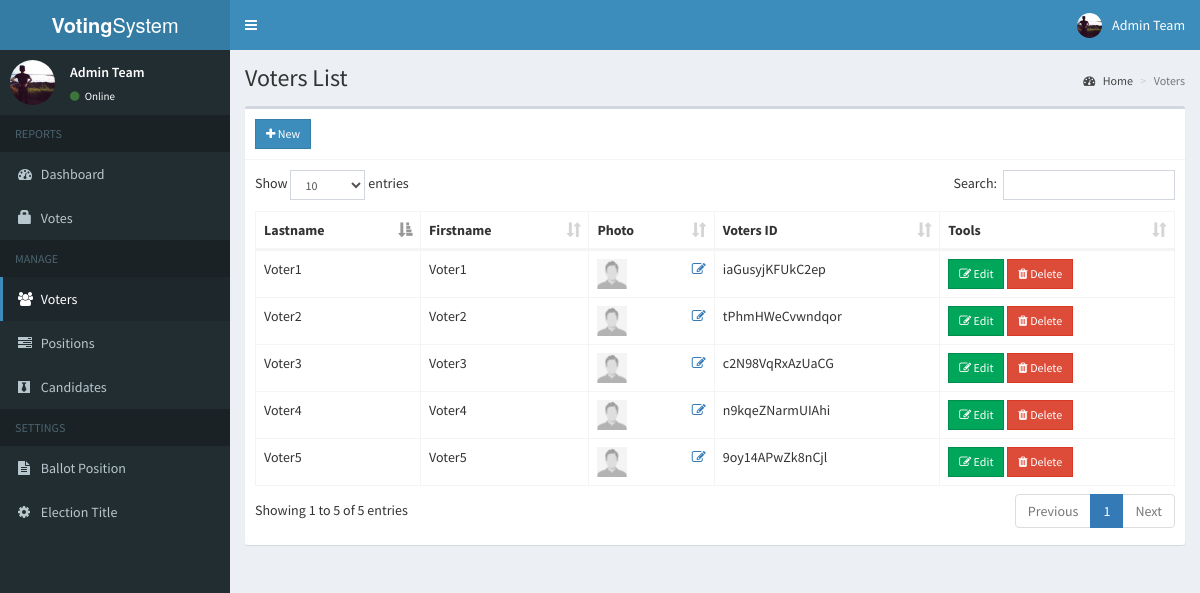
The app's page /sample/admin/voters.php (signed in) with its own data.
### tables this page shows
CREATE TABLE `voters` (
  `id` int(11) NOT NULL,
  `voters_id` varchar(15) NOT NULL,
  `password` varchar(60) NOT NULL,
  `firstname` varchar(30) NOT NULL,
  `lastname` varchar(30) NOT NULL,
  `photo` varchar(150) NOT NULL
);

### sample/admin/includes/session.php (called while the page is built, shortened)
<?php
	include 'includes/conn.php';
	$sql = "SELECT * FROM admin WHERE id = '".$_SESSION['admin']."'";
	$query = $conn->query($sql);
	$user = $query->fetch_assoc();
?>

### sample/admin/voters.php (the view, shortened to what this page needs)
<?php include 'includes/session.php'; ?>
<?php include 'includes/header.php'; ?>
<body class="hold-transition skin-blue sidebar-mini">
<div class="wrapper">
  <?php include 'includes/navbar.php'; ?>
  <?php include 'includes/menubar.php'; ?>
  <div class="content-wrapper">
    <section class="content-header">
      <h1>
        Voters List
      </h1>
      <ol class="breadcrumb">
        <li><a href="#"><i class="fa fa-dashboard"></i> Home</a></li>
        <li class="active">Voters</li>
      </ol>
    </section>
    <section class="content">
      <div class="row">
        <div class="col-xs-12">
          <div class="box">
            <div class="box-header with-border">
              <a href="#addnew" data-toggle="modal" class="btn btn-primary btn-sm btn-flat"><i class="fa fa-plus"></i> New</a>
            </div>
            <div class="box-body">
              <table id="example1" class="table table-bordered">
                <thead>
                  <th>Lastname</th>
                  <th>Firstname</th>
                  <th>Photo</th>
                  <th>Voters ID</th>
                  <th>Tools</th>
                </thead>
                <tbody>
                  <?php
                    $sql = "SELECT * FROM voters";
                    $query = $conn->query($sql);
                    while($row = $query->fetch_assoc()){
                      $image = (!empty($row['photo'])) ? '../images/'.$row['photo'] : '../images/profile.jpg';
                      echo "
                        <tr>
                          <td>".$row['lastname']."</td>
                          <td>".$row['firstname']."</td>
                          <td>
                            <img src='".$image."' width='30px' height='30px'>
                            <a href='#edit_photo' data-toggle='modal' class='pull-right photo' data-id='".$row['id']."'><span class='fa fa-edit'></span></a>
                          </td>
                          <td>".$row['voters_id']."</td>
                          <td>
                            <button class='btn btn-success btn-sm edit btn-flat' data-id='".$row['id']."'><i class='fa fa-edit'></i> Edit</button>
                            <button class='btn btn-danger btn-sm delete btn-flat' data-id='".$row['id']."'><i class='fa fa-trash'></i> Delete</button>
                          </td>
                        </tr>
                      ";
                    }
                  ?>
                </tbody>
              </table>
            </div>
          </div>
        </div>
      </div>
    </section>
  </div>
</div>
</body>
</html>

### sample/admin/includes/navbar.php (shortened to what this page needs)
<header class="main-header">
  <a href="#" class="logo">
    <span class="logo-lg"><b>Voting</b>System</span>
  </a>
  <nav class="navbar navbar-static-top">
    <a href="#" class="sidebar-toggle" data-toggle="push-menu" role="button">
    </a>
    <div class="navbar-custom-menu">
      <ul class="nav navbar-nav">
        <li class="dropdown user user-menu">
          <a href="#" class="dropdown-toggle" data-toggle="dropdown">
            <img src="<?php echo (!empty($user['photo'])) ? '../images/'.$user['photo'] : '../images/profile.jpg'; ?>" class="user-image" alt="User Image">
            <span class="hidden-xs"><?php echo $user['firstname'].' '.$user['lastname']; ?></span>
          </a>
        </li>
      </ul>
    </div>
  </nav>
</header>

### sample/admin/includes/menubar.php (shortened to what this page needs)
<aside class="main-sidebar">
  <section class="sidebar">
    <div class="user-panel">
      <div class="pull-left image">
        <img src="<?php echo (!empty($user['photo'])) ? '../images/'.$user['photo'] : '../images/profile.jpg'; ?>" class="img-circle" alt="User Image">
      </div>
      <div class="pull-left info">
        <p><?php echo $user['firstname'].' '.$user['lastname']; ?></p>
        <a><i class="fa fa-circle text-success"></i> Online</a>
      </div>
    </div>
    <ul class="sidebar-menu" data-widget="tree">
      <li class="header">REPORTS</li>
      <li class=""><a href="home.php"><i class="fa fa-dashboard"></i> <span>Dashboard</span></a></li>
      <li class=""><a href="votes.php"><span class="glyphicon glyphicon-lock"></span> <span>Votes</span></a></li>
      <li class="header">MANAGE</li>
      <li class=""><a href="voters.php"><i class="fa fa-users"></i> <span>Voters</span></a></li>
      <li class=""><a href="positions.php"><i class="fa fa-tasks"></i> <span>Positions</span></a></li>
      <li class=""><a href="candidates.php"><i class="fa fa-black-tie"></i> <span>Candidates</span></a></li>
      <li class="header">SETTINGS</li>
      <li class=""><a href="ballot.php"><i class="fa fa-file-text"></i> <span>Ballot Position</span></a></li>
      <li class=""><a href="#config" data-toggle="modal"><i class="fa fa-cog"></i> <span>Election Title</span></a></li>
    </ul>
  </section>
</aside>

### records on screen
voters: lastname "Voter1", firstname "Voter1", voters "iaGusyjKFUkC2ep"
voters: lastname "Voter2", firstname "Voter2", voters "tPhmHWeCvwndqor"
voters: lastname "Voter3", firstname "Voter3", voters "c2N98VqRxAzUaCG"
voters: lastname "Voter4", firstname "Voter4", voters "n9kqeZNarmUIAhi"
voters: lastname "Voter5", firstname "Voter5", voters "9oy14APwZk8nCjl"

### other values on screen
$user['firstname'] "Admin"
$user['lastname'] "Team"
